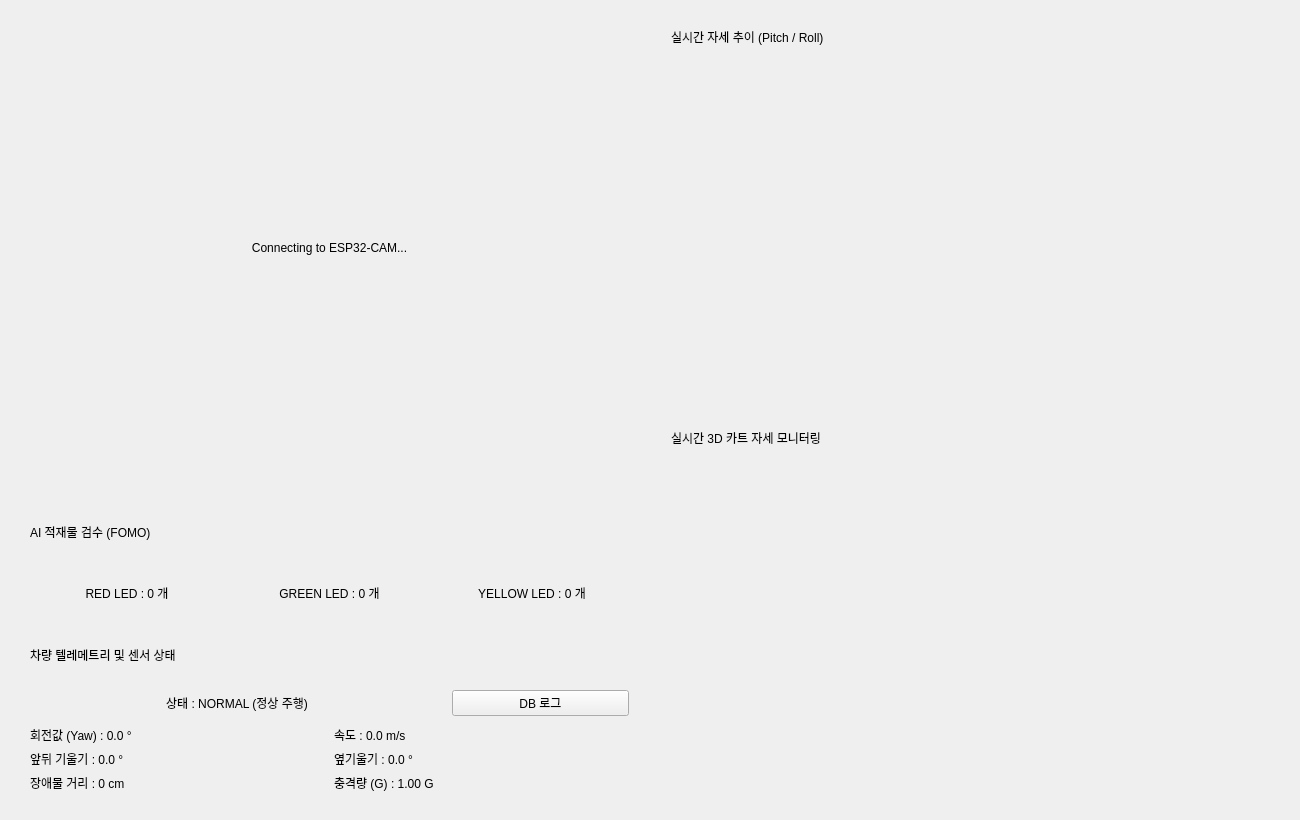
<?xml version="1.0" encoding="UTF-8"?>
<ui version="4.0">
 <class>Dashboard</class>
 <widget class="QWidget" name="Dashboard">
  <property name="geometry">
   <rect>
    <x>0</x>
    <y>0</y>
    <width>1300</width>
    <height>820</height>
   </rect>
  </property>
  <property name="windowTitle">
   <string>스마트 물류 카트 관제 시스템 (Control Dashboard)</string>
  </property>
  <layout class="QHBoxLayout" name="mainHLayout" stretch="1,1">
   <property name="spacing"><number>14</number></property>
   <property name="leftMargin"><number>16</number></property>
   <property name="topMargin"><number>16</number></property>
   <property name="rightMargin"><number>16</number></property>
   <property name="bottomMargin"><number>16</number></property>
   
   <!-- ================= 왼쪽 영역 ================= -->
   <item>
    <layout class="QVBoxLayout" name="leftColLayout" stretch="6,4">
     <property name="spacing"><number>14</number></property>
     
     <item>
      <widget class="QFrame" name="frame_video">
       <property name="sizePolicy">
        <sizepolicy hsizetype="Expanding" vsizetype="Expanding">
         <horstretch>0</horstretch>
         <verstretch>0</verstretch>
        </sizepolicy>
       </property>
       <layout class="QVBoxLayout" name="videoLayout">
        <property name="leftMargin"><number>12</number></property>
        <property name="topMargin"><number>12</number></property>
        <property name="rightMargin"><number>12</number></property>
        <property name="bottomMargin"><number>12</number></property>
        <item>
         <widget class="QLabel" name="video_label">
          <property name="text"><string>Connecting to ESP32-CAM...</string></property>
          <property name="alignment"><set>Qt::AlignCenter</set></property>
         </widget>
        </item>
       </layout>
      </widget>
     </item>
     
     <item>
      <widget class="QFrame" name="frame_telemetry_container">
       <property name="sizePolicy">
        <sizepolicy hsizetype="Expanding" vsizetype="Preferred">
         <horstretch>0</horstretch>
         <verstretch>0</verstretch>
        </sizepolicy>
       </property>
       <layout class="QVBoxLayout" name="bottomLeftLayout">
        <property name="spacing"><number>10</number></property>
        <property name="leftMargin"><number>14</number></property>
        <property name="topMargin"><number>12</number></property>
        <property name="rightMargin"><number>14</number></property>
        <property name="bottomMargin"><number>12</number></property>
        
        <item>
         <widget class="QLabel" name="lbl_ai_title">
          <property name="text"><string>AI 적재물 검수 (FOMO)</string></property>
         </widget>
        </item>
        <item>
         <layout class="QHBoxLayout" name="aiChipsLayout">
          <property name="spacing"><number>8</number></property>
          <item>
           <widget class="QLabel" name="lbl_red">
            <property name="text"><string>RED LED : 0 개</string></property>
            <property name="alignment"><set>Qt::AlignCenter</set></property>
           </widget>
          </item>
          <item>
           <widget class="QLabel" name="lbl_green">
            <property name="text"><string>GREEN LED : 0 개</string></property>
            <property name="alignment"><set>Qt::AlignCenter</set></property>
           </widget>
          </item>
          <item>
           <widget class="QLabel" name="lbl_yellow">
            <property name="text"><string>YELLOW LED : 0 개</string></property>
            <property name="alignment"><set>Qt::AlignCenter</set></property>
           </widget>
          </item>
         </layout>
        </item>
        
        <item>
         <widget class="QLabel" name="lbl_sensor_title">
          <property name="text"><string>차량 텔레메트리 및 센서 상태</string></property>
         </widget>
        </item>
        <item>
         <layout class="QHBoxLayout" name="statusLayout" stretch="7,3">
          <property name="spacing"><number>8</number></property>
          <item>
           <widget class="QLabel" name="lbl_status">
            <property name="text"><string>상태 : NORMAL (정상 주행)</string></property>
            <property name="alignment"><set>Qt::AlignCenter</set></property>
           </widget>
          </item>
          <item>
           <widget class="QPushButton" name="btn_db_log">
            <property name="text"><string>DB 로그</string></property>
            <property name="cursor"><cursorShape>PointingHandCursor</cursorShape></property>
           </widget>
          </item>
         </layout>
        </item>
        
        <item>
         <layout class="QGridLayout" name="telemetryGrid">
          <property name="horizontalSpacing"><number>8</number></property>
          <property name="verticalSpacing"><number>6</number></property>
          <item row="0" column="0">
           <widget class="QLabel" name="lbl_yaw">
            <property name="text"><string>회전값 (Yaw) : 0.0 °</string></property>
           </widget>
          </item>
          <item row="0" column="1">
           <widget class="QLabel" name="lbl_speed">
            <property name="text"><string>속도 : 0.0 m/s</string></property>
           </widget>
          </item>
          <item row="1" column="0">
           <widget class="QLabel" name="lbl_tilt">
            <property name="text"><string>앞뒤 기울기 : 0.0 °</string></property>
           </widget>
          </item>
          <item row="1" column="1">
           <widget class="QLabel" name="lbl_tilt_side">
            <property name="text"><string>옆기울기 : 0.0 °</string></property>
           </widget>
          </item>
          <item row="2" column="0">
           <widget class="QLabel" name="lbl_dist">
            <property name="text"><string>장애물 거리 : 0 cm</string></property>
           </widget>
          </item>
          <item row="2" column="1">
           <widget class="QLabel" name="lbl_g">
            <property name="text"><string>충격량 (G) : 1.00 G</string></property>
           </widget>
          </item>
         </layout>
        </item>
       </layout>
      </widget>
     </item>
    </layout>
   </item>
   
   <!-- ================= 오른쪽 영역 (2D 그래프 / 3D 뷰어 1:1 완벽 대칭) ================= -->
   <item>
    <layout class="QVBoxLayout" name="rightColLayout" stretch="1,1">
     <property name="spacing"><number>14</number></property>
     
     <!-- 1. 2D 그래프 -->
     <item>
      <widget class="QFrame" name="frame_graph">
       <property name="sizePolicy">
        <sizepolicy hsizetype="Expanding" vsizetype="Expanding">
         <horstretch>0</horstretch>
         <verstretch>0</verstretch>
        </sizepolicy>
       </property>
       <layout class="QVBoxLayout" name="graphContainerLayout">
        <property name="spacing"><number>6</number></property>
        <property name="leftMargin"><number>14</number></property>
        <property name="topMargin"><number>12</number></property>
        <property name="rightMargin"><number>14</number></property>
        <property name="bottomMargin"><number>12</number></property>
        <item>
         <widget class="QLabel" name="lbl_graph_title">
          <property name="text"><string>실시간 자세 추이 (Pitch / Roll)</string></property>
         </widget>
        </item>
        <item>
         <widget class="QWidget" name="graph_widget" native="true">
          <property name="sizePolicy">
           <sizepolicy hsizetype="Expanding" vsizetype="Expanding">
            <horstretch>0</horstretch>
            <verstretch>0</verstretch>
           </sizepolicy>
          </property>
         </widget>
        </item>
       </layout>
      </widget>
     </item>
     
     <!-- 2. 3D 뷰어 (2D와 동일한 크기/여백 설정) -->
     <item>
      <widget class="QFrame" name="frame_3d">
       <property name="sizePolicy">
        <sizepolicy hsizetype="Expanding" vsizetype="Expanding">
         <horstretch>0</horstretch>
         <verstretch>0</verstretch>
        </sizepolicy>
       </property>
       <layout class="QVBoxLayout" name="viewer3dLayout">
        <property name="spacing"><number>6</number></property>
        <property name="leftMargin"><number>14</number></property>
        <property name="topMargin"><number>12</number></property>
        <property name="rightMargin"><number>14</number></property>
        <property name="bottomMargin"><number>12</number></property>
        <item>
         <widget class="QLabel" name="lbl_3d_title">
          <property name="text"><string>실시간 3D 카트 자세 모니터링</string></property>
         </widget>
        </item>
        <item>
         <widget class="QWidget" name="widget_3d_container" native="true">
          <property name="sizePolicy">
           <sizepolicy hsizetype="Expanding" vsizetype="Expanding">
            <horstretch>0</horstretch>
            <verstretch>0</verstretch>
           </sizepolicy>
          </property>
         </widget>
        </item>
       </layout>
      </widget>
     </item>
     
    </layout>
   </item>
   
  </layout>
 </widget>
 <resources/>
 <connections/>
</ui>
